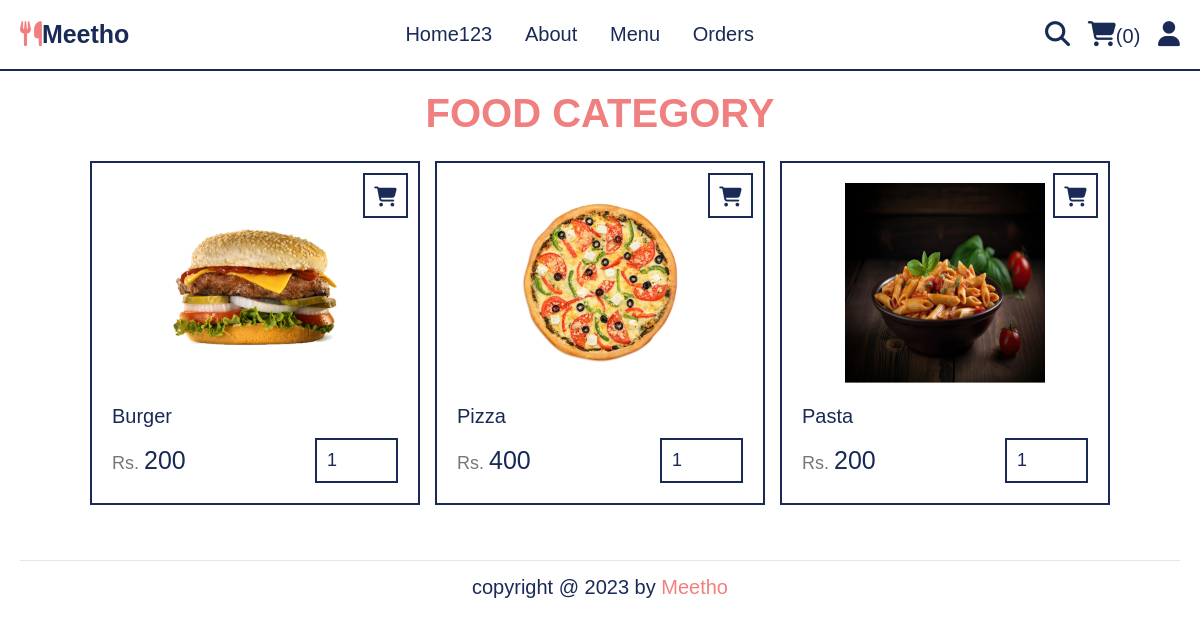
/category.php?category=fast food, run on the app's committed database.
### tables this page shows
CREATE TABLE `products` (
  `id` int(100) NOT NULL,
  `name` varchar(100) NOT NULL,
  `category` varchar(100) NOT NULL,
  `price` int(10) NOT NULL,
  `image` varchar(100) NOT NULL
);

### category.php (the view, shortened to what this page needs)
<?php
include 'components/connect.php';
?>
<!DOCTYPE html>
<html lang="en">
<head>
   <link rel="stylesheet" href="https://cdnjs.cloudflare.com/ajax/libs/font-awesome/6.1.1/css/all.min.css">
   <link rel="stylesheet" href="css/style.css">
</head>
<body>
<?php include 'components/user_header.php'; ?>
<section class="products">
   <h1 class="title">food category</h1>
   <div class="box-container">
      <?php
         $category = $_GET['category'];
         $select_products = $conn->prepare("SELECT * FROM `products` WHERE category = ?");
         $select_products->execute([$category]);
         if($select_products->rowCount() > 0){
            while($fetch_products = $select_products->fetch(PDO::FETCH_ASSOC)){
      ?>
      <form action="" method="post" class="box">
         <button type="submit" class="fas fa-shopping-cart" name="add_to_cart"></button>
         <img src="uploaded_img/<?= $fetch_products['image']; ?>" alt="">
         <div class="name"><?= $fetch_products['name']; ?></div>
         <div class="flex">
            <div class="price"><span>Rs. </span><?= $fetch_products['price']; ?></div>
            <input type="number" name="qty" class="qty" min="1" max="99" value="1" maxlength="2">
         </div>
      </form>
      <?php
            }
         }else{
            echo '<p class="empty">no products added yet!</p>';
         }
      ?>
   </div>
</section>
<?php include 'components/footer.php'; ?>
</body>
</html>

### css/style.css (style rules this page uses)
:root { --red: #e74c3c; --white:#fff; --black:#192a56; --light-color:#777; --border: .2rem solid var(--black); }
* { font-family: 'Nunito', sans-serif; margin: 0; padding:0; box-sizing: border-box; text-decoration: none; outline: none; border: none; }
html { font-size: 62.5%; overflow-x: hidden; scroll-behavior: smooth; stop-opacity: 7rem; }
section { margin: 0 auto; max-width: 1200px; padding: 2rem; }
.title { text-align: center; margin-bottom: 2.5rem; font-size: 4rem; color: lightcoral; text-transform: uppercase; }
.products .box-container { display: grid; grid-template-columns: repeat(auto-fit, 33rem); justify-content: center; align-items: flex-start; gap: 1.5rem; }
.products .box-container .box { padding: 2rem; border: var(--border); position: relative; }
.products .box-container .box img { height: 20rem; width: 100%; object-fit: contain; margin-bottom: 1rem; }
.products .box-container .box .fa-shopping-cart { position: absolute; top: 1rem; height: 4.5rem; width: 4.5rem; line-height: 4.3rem; background-color: var(--white); cursor: pointer; font-size: 2rem; color: var(--black); transition: .2s linear; border: var(--border); }
.products .box-container .box .fa-shopping-cart { right: 1rem; }
.products .box-container .box .name { font-size: 2rem; color: var(--black); margin: 1rem 0; }
.products .box-container .box .flex { display: flex; align-items: center; gap: 1.5rem; margin-top: 1rem; }
.products .box-container .box .flex .price { margin-right: auto; font-size: 2.5rem; color: var(--black); }
.products .box-container .box .flex .price span { color: var(--light-color); font-size: 1.8rem; }
.products .box-container .box .flex .qty { padding: 1rem; border: var(--border); font-size: 1.8rem; color: var(--black); }

### data on the page
products: image (picture), name "Burger", price "200"
products: image (picture), name "Pizza", price "400"
products: image (picture), name "Pasta", price "200"

### other printed values
$total_cart_items "0"
